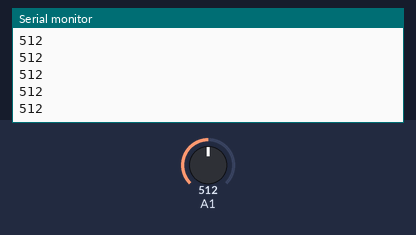
A sketch run on a simulated Arduino Uno, built with avr-gcc and run on an emulated ATmega328P. Shown: the last lines printed to the serial monitor. The inputs (shaded band) are chosen by the test bench; at power-on: A1 = 512.

Above: at 1.2 s.
1.3 s: A1 set to 716
At 2.1 s:
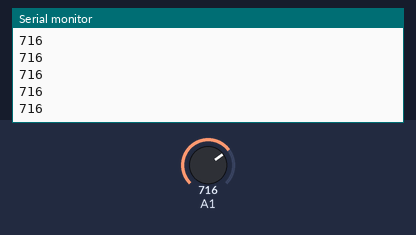
2.8 s: A1 set to 900
At 3.3 s:
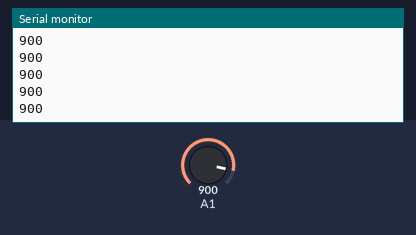
Timing chart, 0 to 5.8 s (numbered marks = the images above; inputs shaded):
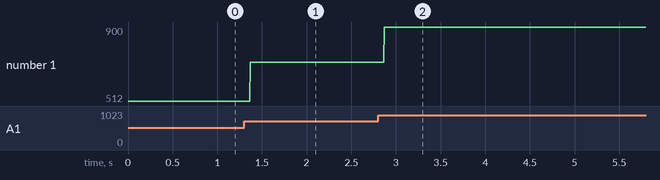

The sketch:

muscleSensorReader2.ino
```cpp
void setup() {
  // put your setup code here, to run once:
  Serial.begin(9600);
}

void loop() {
  // put your main code here, to run repeatedly:
  float currTime = millis();
  Serial.println(analogRead(1));
  while(millis() - currTime < 1) {}
}
```

Measured:
- after the input at 1.3 s, the serial monitor: prints a new line after 0.07 s (image 1)
- after the input at 2.8 s, the serial monitor: prints a new line after 0.07 s (image 2)
- plotted number 1: 512 → 716 after the input at 1.3 s, 716 → 900 after the input at 2.8 s
